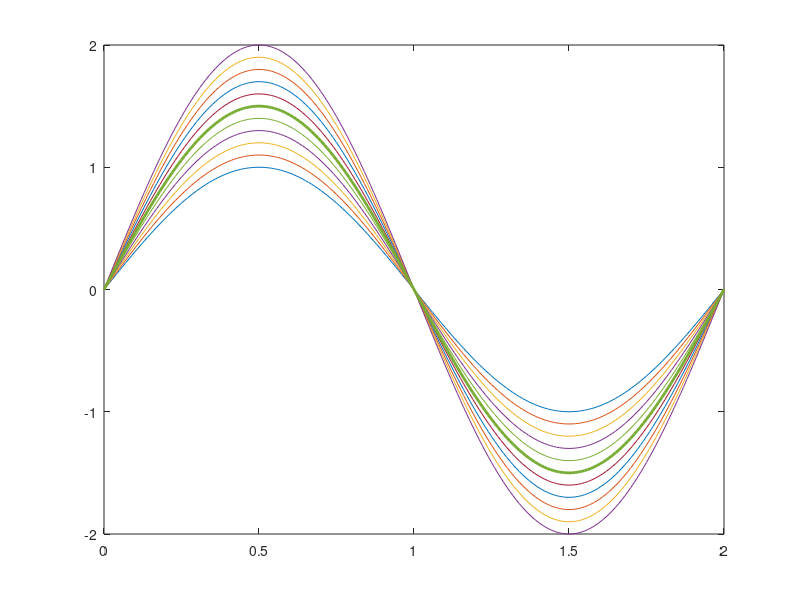

This figure's MATLAB source: (Note: this script raises an error after producing the figure.)
addpath('../_nDMP')
%trajektorija
dt = 0.01;
tf = 2;
t = 0:dt:tf;
j = 0;
for a = 1:0.1:2
    j = j + 1;
    for i = 1:size(t)
        p(j,:) = a*sin(t*2*pi/tf);
    end
end
plot(t,p);


mu = mean(p);
sigma = std(p);

hold on
plot(t,mu,'LineWidth',2);

%rbf
W = [];
M = 10;
for j = 1:size(p,1)
    [RBF,~] = Trj2RBF(p(j,:)',dt,M);
    W(:,j) = RBF.w;
end

%RBF11 = RBF;
%p11 = RBF2Trj(RBF11)

mu_w = mean(W')'; %NAROBE ????
%sigma_w = std(W');  %NAROBE ????

%mu_w = 1/M*sum(W,2); %Zdaj je ta NAROBE !!!
sigma_w = zeros(M,M);
for i = 1:M
    sigma_w = sigma_w + 1/M*(W(i,:) - mu_w)*(W(i,:) - mu_w)';
end

RBF_mu = RBF; RBF_mu.w = mu_w;

p_w = RBF2Trj(RBF_mu);

plot(t(1:size(p_w)), p_w,':k','LineWidth',3);


%predikcija mu_x glede na viapoint
%x_via = 1.4;
%y_via = 2;
x_via = 1.5;
y_via = -1.5;
%Za to rabim x in y, x je faza, odvisna od časa (x-os)
S.x = exp(-RBF.a_x*x_via/RBF.tau);
%sigma_y je sigma(x_via) manjši sigma, bolj sili v via točko - to je design
%parameter in ga ni treba računati
%sigma_y = sigma(x_via/dt);
sigma_y = 0.001;

psi=exp(-(S.x-RBF_mu.c).^2./(2*RBF_mu.sigma2))';
L = sigma_w*psi/(sigma_y + psi'*sigma_w'*psi);
mu_v = mu_w + L*(y_via - psi'*mu_w);


%test
RBF_via = RBF_mu; RBF_via.w = mu_v;

p_via = RBF2Trj(RBF_via);

plot(t(1:size(p_via)), p_via,':m','LineWidth',2);

